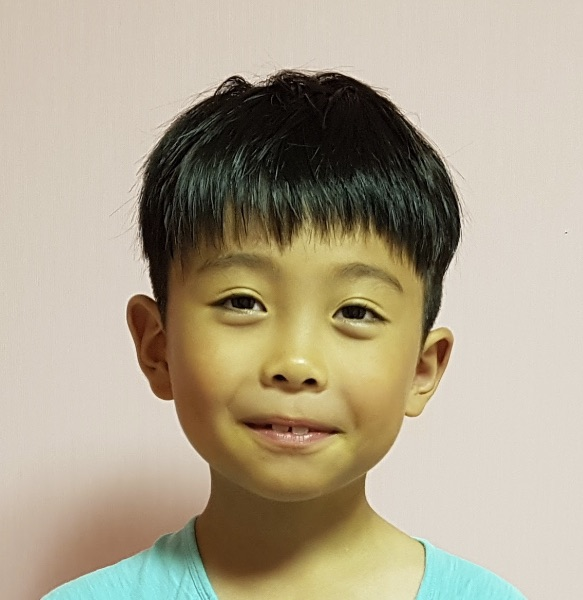
#> input picture opencv_09/img/boy_face.jpg, 583 x 600 px, given in place of the camera
$ python mosaic_test.py
#> lines starting #> are read from the running program, lines starting #| are printed output that depends on the picture
import cv2

# 얼굴 검출용 Haar Cascade 분류기 로드
face_cascade = cv2.CascadeClassifier('../data/haarcascade_frontalface_default.xml')

# 카메라 캡쳐 활성화
cap = cv2.VideoCapture(0)
rate = 15  # 모자이크 정도를 설정하는 비율 (숫자가 클수록 더 뭉개짐)

use_mosaic = True  # 모자이크 적용 여부 초기값

while cap.isOpened():
    ret, img = cap.read()
#> img is the input picture: shape (600, 583, 3); mean B, G, R 142.6, 164.6, 175.3

    if not ret:
        break

    img = cv2.flip(img, 1)  # 좌우 반전
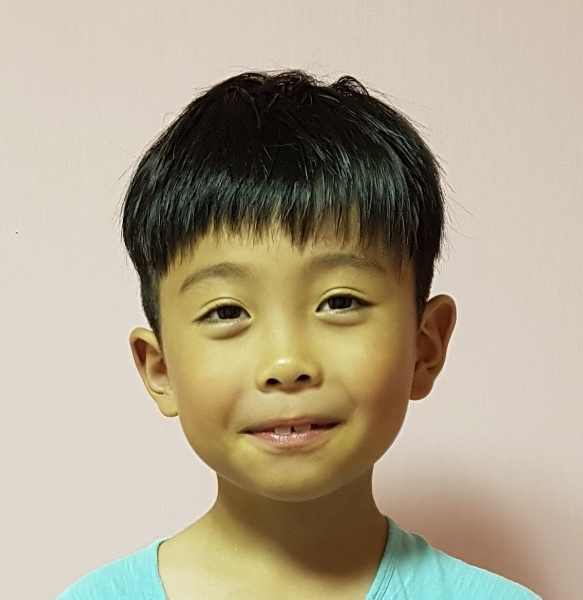
#> img: shape (600, 583, 3); mean B, G, R 142.6, 164.6, 175.3
    gray = cv2.cvtColor(img, cv2.COLOR_BGR2GRAY)
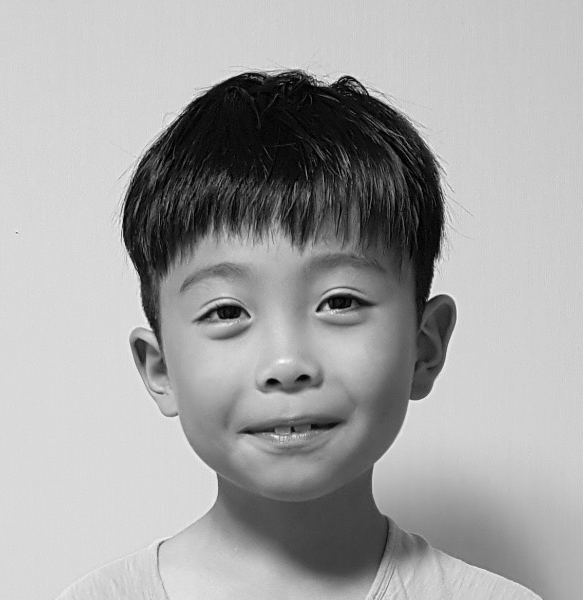
#> gray: shape (600, 583); min 0, max 251, mean 165.3

    # 얼굴 검출
    faces = face_cascade.detectMultiScale(gray, scaleFactor=1.3, minNeighbors=5, minSize=(80,80))
#> faces = [[117, 183, 329, 329]]

    for (x, y, w, h) in faces:
        if use_mosaic:
            # 모자이크 처리
            roi = img[y:y+h, x:x+w]
            small = cv2.resize(roi, (w // rate, h // rate))
            mosaic = cv2.resize(small, (w, h), interpolation=cv2.INTER_AREA)
            img[y:y+h, x:x+w] = mosaic
        else:
            # 사각형만 그림
            cv2.rectangle(img, (x, y), (x+w, y+h), (0, 255, 0), 2)
#> this loop made 1 pass
#> pass 1, `roi = img[y:y+h, x:x+w]`:
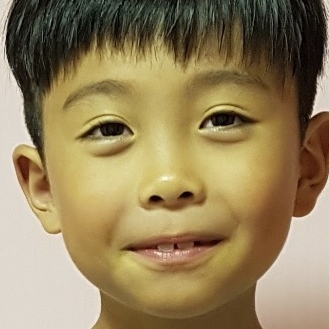
#> roi: shape (329, 329, 3); mean B, G, R 91.5, 130, 148.7
#> pass 1, `small = cv2.resize(roi, (w // rate, h // rate))`:
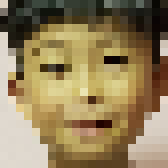
#> small: shape (21, 21, 3) (shown 8 times larger); mean B, G, R 90.3, 128.5, 147.1
#> after the loop:
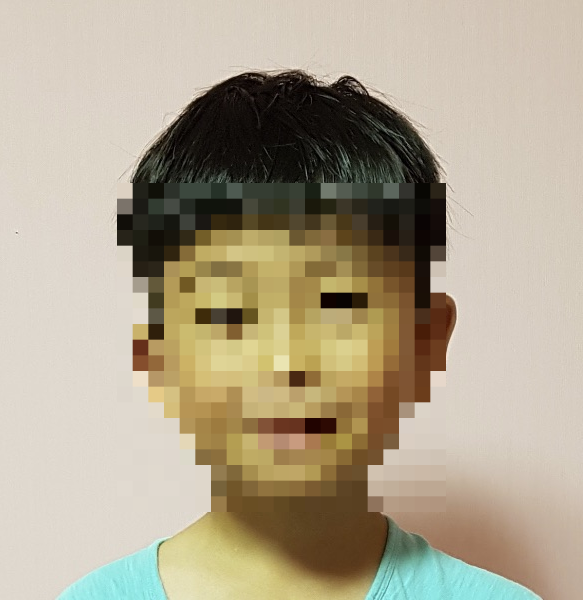
#> img: shape (600, 583, 3); mean B, G, R 142.2, 164.1, 174.8

    # 안내 텍스트 표시
    cv2.putText(img, "ESC: Exit", (10, 30),
                cv2.FONT_HERSHEY_SIMPLEX, 0.7, (0, 255, 0), 2, cv2.LINE_AA)
    cv2.putText(img, "ENTER: Toggle Mosaic", (10, 70),
                cv2.FONT_HERSHEY_SIMPLEX, 0.7, (0, 255, 0), 2, cv2.LINE_AA)
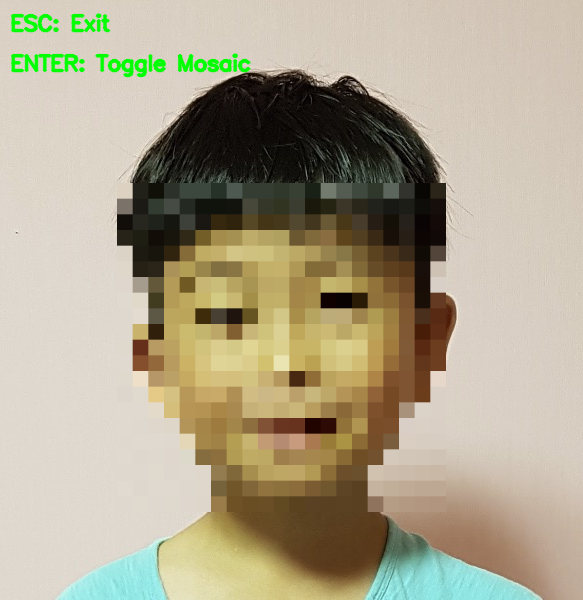
#> img: shape (600, 583, 3); mean B, G, R 140.5, 164.5, 173

    cv2.imshow('Face Mosaic', img)

    key = cv2.waitKey(5) & 0xFF
#> (key Esc is pressed here)
    if key == 27:  # ESC 키
        break
    elif key == 13:  # Enter 키
        use_mosaic = not use_mosaic  # 모자이크 적용 여부 전환

cap.release()
cv2.destroyAllWindows()

$ run again, on opencv_09/img/girl_face.jpg
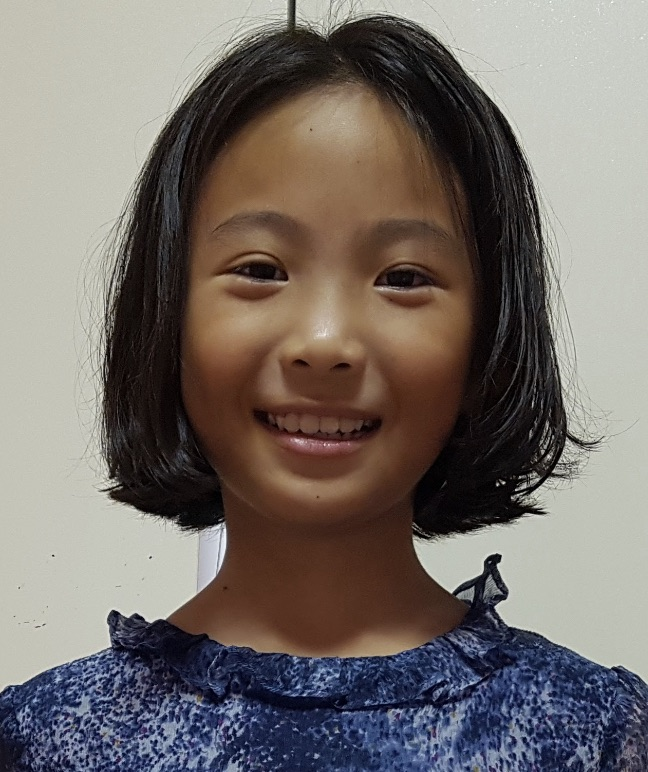
#> input picture opencv_09/img/girl_face.jpg, 648 x 772 px, given in place of the camera
#> img is the input picture: shape (772, 648, 3); mean B, G, R 106.3, 110.6, 117.9
#> `gray = cv2.cvtColor(img, cv2.COLOR_BGR2GRAY)`:
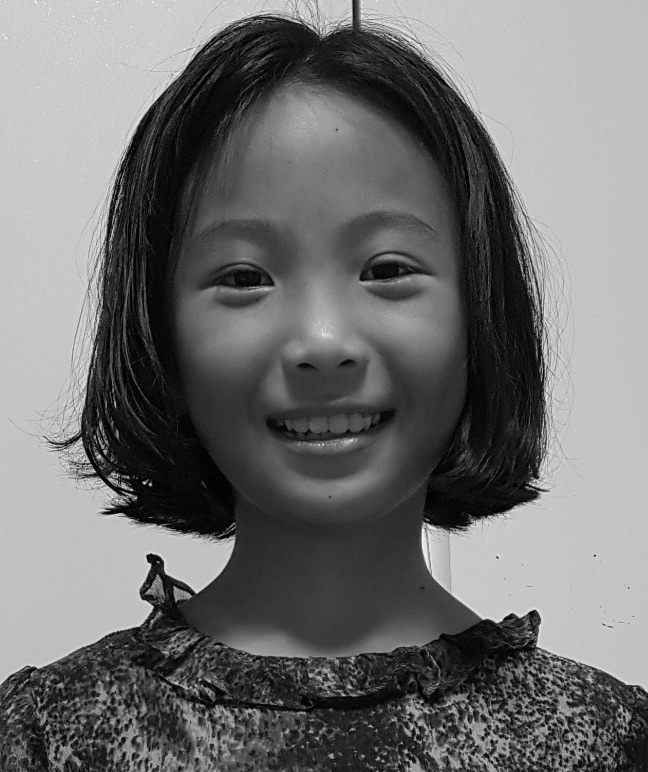
#> gray: shape (772, 648); min 0, max 254, mean 112.3
#> faces = [[124, 119, 385, 385]]
#> the loop `for (x, y, w, h) in faces:` made 1 pass
#> `cv2.putText(img, "ENTER: Toggle Mosaic", (10, 70), cv2.FONT_HERSHEY_SI..`:
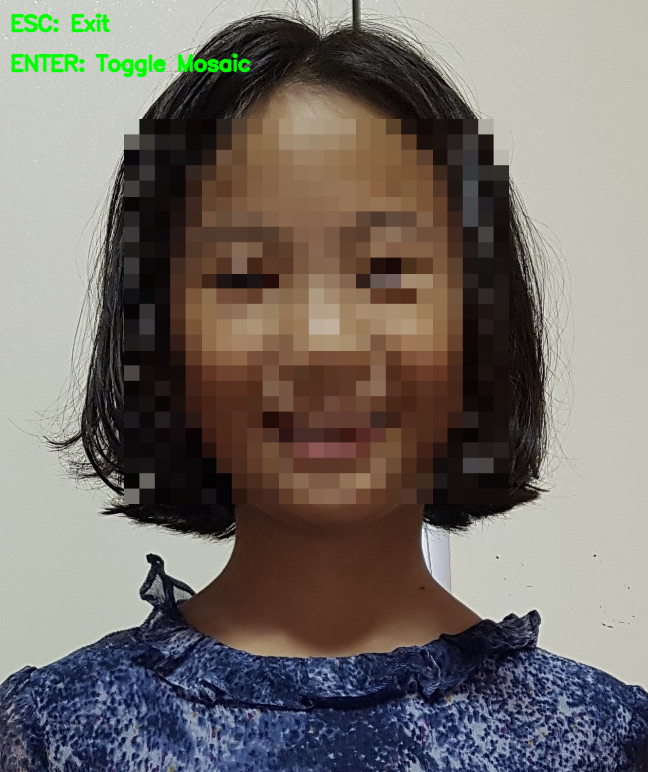
#> img: shape (772, 648, 3); mean B, G, R 105.3, 111.1, 116.9

$ run again, on opencv_09/img/like_lenna.png
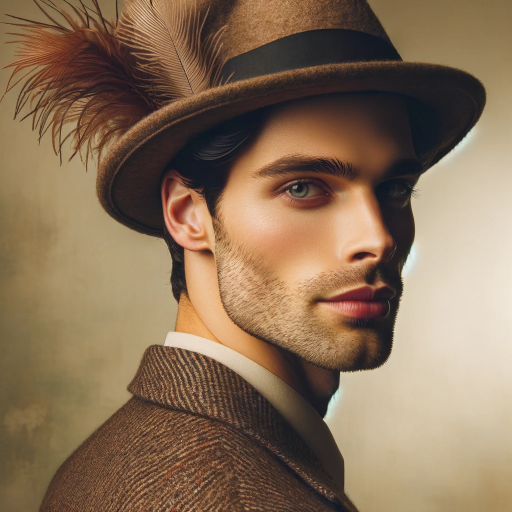
#> input picture opencv_09/img/like_lenna.png, 1024 x 1024 px, given in place of the camera (shown at 1/2 size)
#> img is the input picture: shape (1024, 1024, 3); mean B, G, R 87.7, 112.3, 136.5
#> `gray = cv2.cvtColor(img, cv2.COLOR_BGR2GRAY)`:
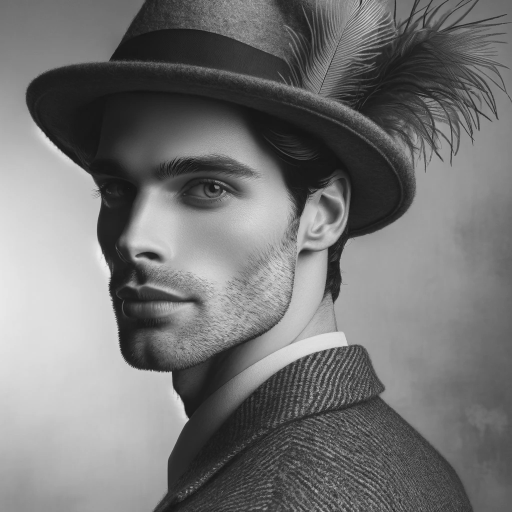
#> gray: shape (1024, 1024) (shown at 1/2 size); min 6, max 240, mean 116.7
#> faces = [[27, 167, 559, 559]]
#> the loop `for (x, y, w, h) in faces:` made 1 pass
#> `cv2.putText(img, "ENTER: Toggle Mosaic", (10, 70), cv2.FONT_HERSHEY_SI..`:
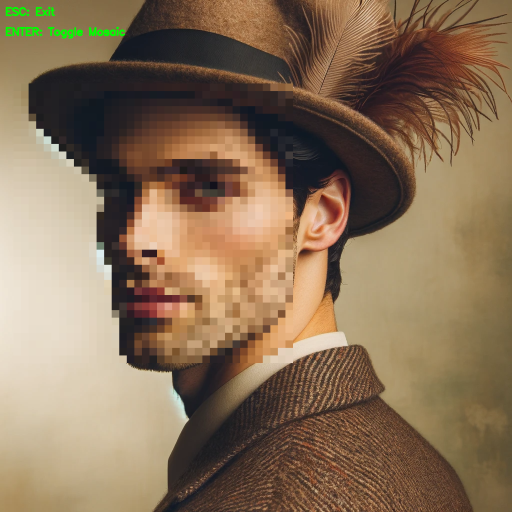
#> img: shape (1024, 1024, 3) (shown at 1/2 size); mean B, G, R 87.5, 112.7, 136.1
